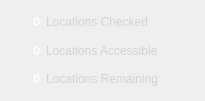
           <widget class="QWidget" name="stat_box" native="true">
            <property name="geometry">
             <rect>
              <x>833</x>
              <y>255</y>
              <width>205</width>
              <height>101</height>
             </rect>
            </property>
            <layout class="QGridLayout" name="gridLayout_12">
             <property name="leftMargin">
              <number>5</number>
             </property>
             <property name="rightMargin">
              <number>5</number>
             </property>
             <item row="1" column="0">
              <widget class="QLabel" name="locations_accessible_number">
               <property name="styleSheet">
                <string notr="true">color: white;
font-weight: bold;</string>
               </property>
               <property name="text">
                <string>0</string>
               </property>
               <property name="alignment">
                <set>Qt::AlignmentFlag::AlignRight|Qt::AlignmentFlag::AlignTrailing|Qt::AlignmentFlag::AlignVCenter</set>
               </property>
              </widget>
             </item>
             <item row="2" column="0">
              <widget class="QLabel" name="locations_remaining_number">
               <property name="sizePolicy">
                <sizepolicy hsizetype="Maximum" vsizetype="Preferred">
                 <horstretch>0</horstretch>
                 <verstretch>0</verstretch>
                </sizepolicy>
               </property>
               <property name="minimumSize">
                <size>
                 <width>35</width>
                 <height>0</height>
                </size>
               </property>
               <property name="baseSize">
                <size>
                 <width>0</width>
                 <height>0</height>
                </size>
               </property>
               <property name="styleSheet">
                <string notr="true">color: white;
font-weight: bold;</string>
               </property>
               <property name="text">
                <string>0</string>
               </property>
               <property name="alignment">
                <set>Qt::AlignmentFlag::AlignRight|Qt::AlignmentFlag::AlignTrailing|Qt::AlignmentFlag::AlignVCenter</set>
               </property>
              </widget>
             </item>
             <item row="0" column="0">
              <widget class="QLabel" name="locations_checked_number">
               <property name="styleSheet">
                <string notr="true">color: white;
font-weight: bold;</string>
               </property>
               <property name="text">
                <string>0</string>
               </property>
               <property name="alignment">
                <set>Qt::AlignmentFlag::AlignRight|Qt::AlignmentFlag::AlignTrailing|Qt::AlignmentFlag::AlignVCenter</set>
               </property>
              </widget>
             </item>
             <item row="0" column="1">
              <widget class="QLabel" name="locations_checked_label">
               <property name="styleSheet">
                <string notr="true">color: lightgray;</string>
               </property>
               <property name="text">
                <string>Locations Checked</string>
               </property>
              </widget>
             </item>
             <item row="1" column="1">
              <widget class="QLabel" name="locations_accessible_label">
               <property name="styleSheet">
                <string notr="true">color: lightgray;</string>
               </property>
               <property name="text">
                <string>Locations Accessible</string>
               </property>
              </widget>
             </item>
             <item row="2" column="1">
              <widget class="QLabel" name="locations_remaining_label">
               <property name="styleSheet">
                <string notr="true">color: lightgray;</string>
               </property>
               <property name="text">
                <string>Locations Remaining</string>
               </property>
              </widget>
             </item>
            </layout>
           </widget>
